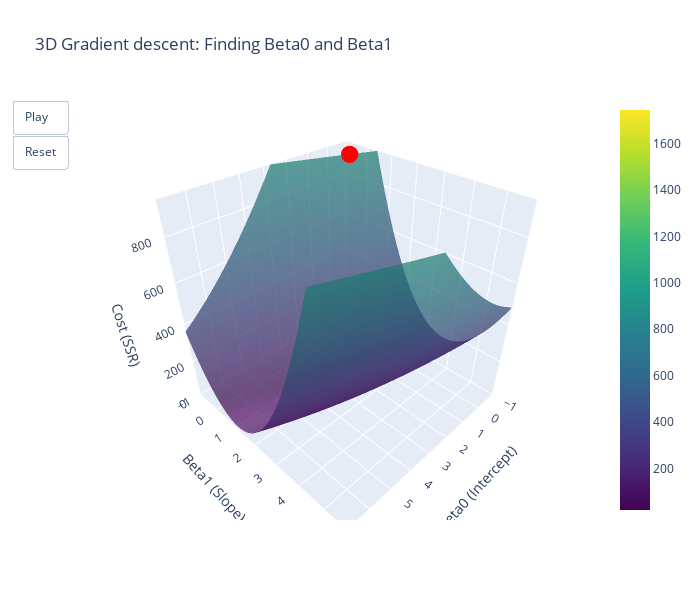

Notebook cell for this chart:
### Code cell
fig = go.Figure()

_ = fig.add_trace(go.Surface(x=b0_vals, y=b1_vals, z=Z,
                             colorscale='Viridis', opacity=0.7, name='Cost Surface'))

_ = fig.add_trace(go.Scatter3d(x=[], y=[], z=[],
                               mode='lines', line=dict(color='red', width=4), name='Path'))

_ = fig.add_trace(go.Scatter3d(x=[hist_b0[0]], y=[hist_b1[0]], z=[hist_z[0]],
                               mode='markers', marker=dict(color='red', size=6), name='Current Step'))

fig.frames = [go.Frame(
    data=[
        go.Scatter3d(x=hist_b0[:idx+1], y=hist_b1[:idx+1], z=hist_z[:idx+1]),
        go.Scatter3d(x=[hist_b0[idx]], y=[hist_b1[idx]], z=[hist_z[idx]]),
    ],
    layout=go.Layout(
        title_text=f' 3D gradient descent | Epoch: {idx} | Cost: {hist_z[idx]:.4f}'
    ),
    traces=[1, 2],
    name=str(idx),
) for idx in range(len(history))]

fig.update_layout(
    title='3D Gradient descent: Finding Beta0 and Beta1',
    scene=dict(
        xaxis_title='Beta0 (Intercept)',
        yaxis_title='Beta1 (Slope)',
        zaxis_title='Cost (SSR)',
        xaxis=dict(range=[b0_vals.min(), b0_vals.max()]),
        yaxis=dict(range=[b1_vals.min(), b1_vals.max()]),
        zaxis=dict(range=[0, hist_z.max()]),
    ),
    width=700, height=600,
    updatemenus=[dict(
        type='buttons', showactive=False,
        buttons=[
            dict(label='Play', method='animate',
                 args=[None, dict(frame=dict(duration=500, redraw=True), fromcurrent=True)],
                 ),
            dict(label='Reset', method='animate',
                 args=[[str(0)], dict(frame=dict(duration=0, redraw=True), mode='immediate')],
                 ),
        ]
    )]
)

### Figure 1 — Plotly figure (JSON) as saved in the notebook; plotly's stock layout.template omitted (floating-point values rounded to 4 significant figures; data arrays with more than 128 entries replaced by an {"elided": "..."} marker saying what was removed)
{"data": [{"colorscale": [[0, "#440154"], [0.1111, "#482878"], [0.2222, "#3e4989"], [0.3333, "#31688e"], [0.4444, "#26828e"], [0.5556, "#1f9e89"], [0.6667, "#35b779"], [0.7778, "#6ece58"], [0.8889, "#b5de2b"], [1, "#fde725"]], "name": "Cost Surface", "opacity": 0.7, "type": "surface", "x": [-1.0, -0.8365, -0.673, -0.5095, -0.346, -0.1825, -0.01896, 0.1445, 0.308, 0.4716, 0.6351, 0.7986, 0.9621, 1.126, 1.289, 1.453, 1.616, 1.78, 1.943, 2.107, 2.27, 2.434, 2.597, 2.761, 2.924, 3.088, 3.251, 3.415, 3.578, 3.742, 3.905, 4.069, 4.232, 4.396, 4.559, 4.723, 4.886, 5.05, 5.213, 5.377, 5.54, 5.704, 5.867, 6.031, 6.194, 6.358, 6.521, 6.685, 6.848, 7.012], "y": [-1.0, -0.8605, -0.7211, -0.5816, -0.4422, -0.3027, -0.1633, -0.02385, 0.1156, 0.2551, 0.3945, 0.534, 0.6734, 0.8129, 0.9523, 1.092, 1.231, 1.371, 1.51, 1.65, 1.789, 1.928, 2.068, 2.207, 2.347, 2.486, 2.626, 2.765, 2.905, 3.044, 3.184, 3.323, 3.462, 3.602, 3.741, 3.881, 4.02, 4.16, 4.299, 4.439, 4.578, 4.717, 4.857, 4.996, 5.136, 5.275, 5.415, 5.554, 5.694, 5.833], "z": {"elided": "50x50 float values"}}, {"line": {"color": "red", "width": 4}, "mode": "lines", "name": "Path", "type": "scatter3d", "x": [], "y": [], "z": []}, {"marker": {"color": "red", "size": 6}, "mode": "markers", "name": "Current Step", "type": "scatter3d", "x": [0], "y": [0], "z": [946.9]}], "layout": {"height": 600, "scene": {"xaxis": {"range": [-1, 7.012], "title": {"text": "Beta0 (Intercept)"}}, "yaxis": {"range": [-1, 5.833], "title": {"text": "Beta1 (Slope)"}}, "zaxis": {"range": [0, 946.9], "title": {"text": "Cost (SSR)"}}}, "title": {"text": "3D Gradient descent: Finding Beta0 and Beta1"}, "updatemenus": [{"buttons": [{"args": [null, {"frame": {"duration": 500, "redraw": true}, "fromcurrent": true}], "label": "Play", "method": "animate"}, {"args": [["0"], {"frame": {"duration": 0, "redraw": true}, "mode": "immediate"}], "label": "Reset", "method": "animate"}], "showactive": false, "type": "buttons"}], "width": 700}}
